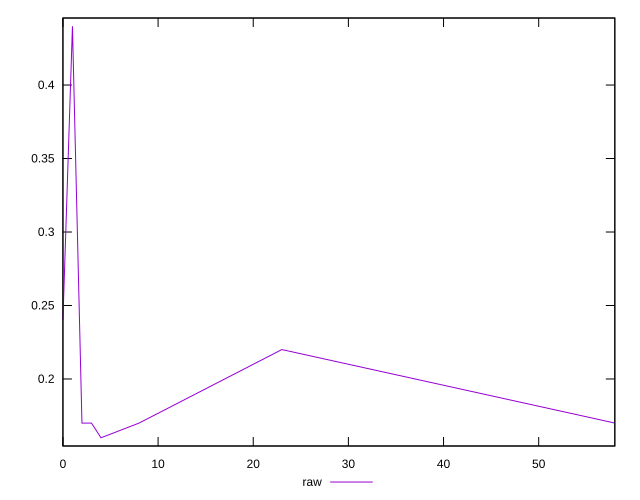

The gnuplot source for this figure:
reset

$raw <<EOF
0 0.24
1 0.44
2 0.17
3 0.17
4 0.16
8 0.17
23 0.22
58 0.17
EOF

set key outside below
set xrange [0:58]
set yrange [0.1544:0.4456]
set trange [0.1544:0.4456]
set terminal svg size 640, 500 enhanced background rgb 'white'
set output "report/report_00029_2021-02-24T13-36-40.390Z/meta/score/samples/astro/raw/values.svg"

plot $raw title "raw" with line

reset
